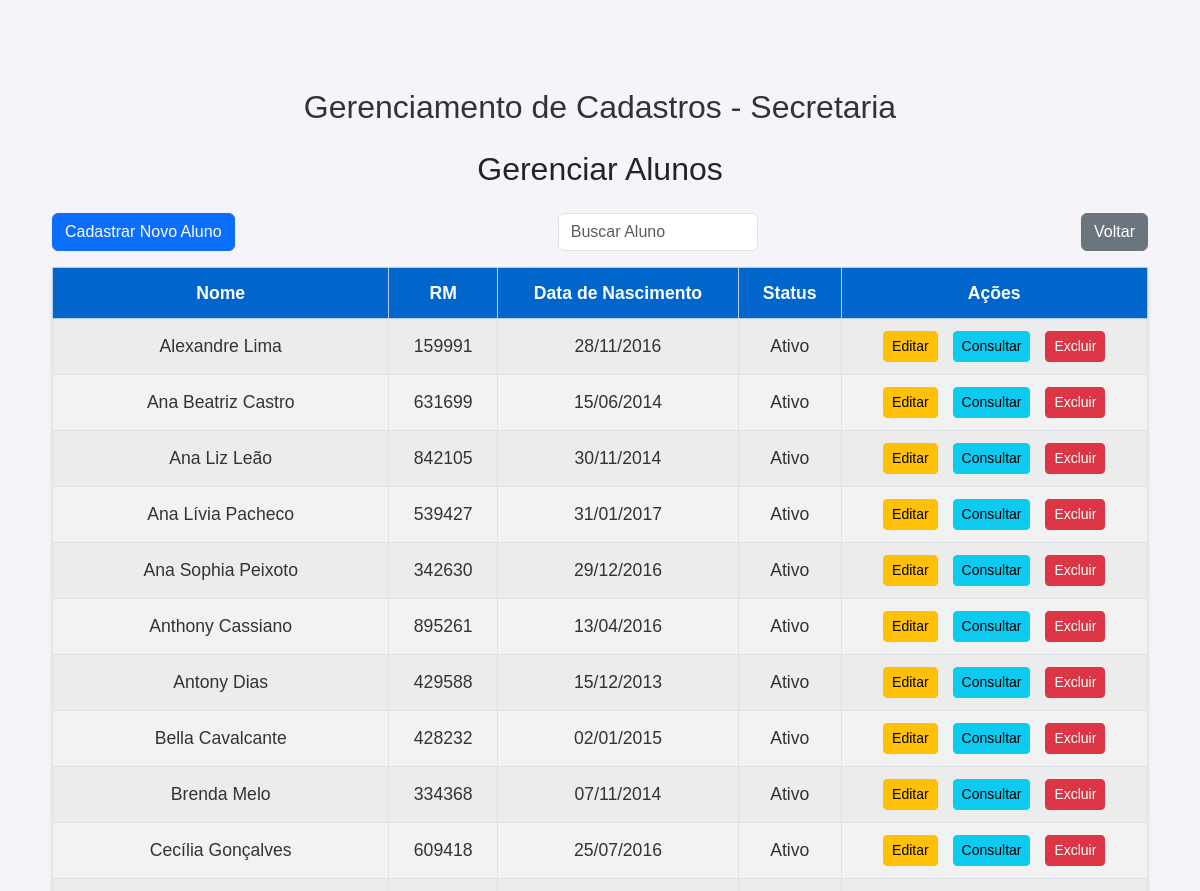
/alunos/ (upper part), run on an earlier commit of the app's database.
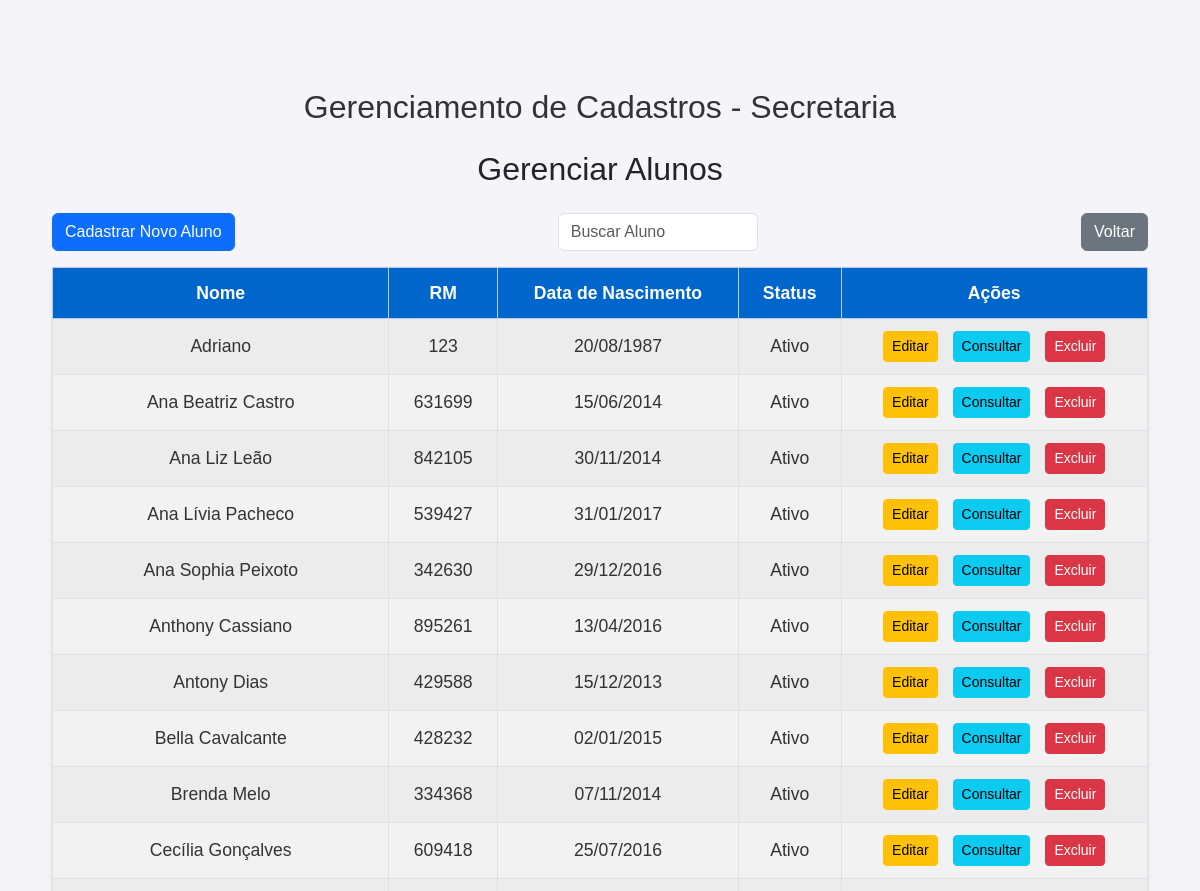
And on a later commit of the database.
### core/models.py (models this page shows, shortened)
class Aluno(models.Model):
    user = models.OneToOneField(User, on_delete=models.CASCADE, related_name='aluno_profile')
    nome = models.CharField(max_length=100)
    rm = models.CharField(max_length=20, unique=True)  # Registro de matrícula único
    ra_rg = models.CharField(max_length=20, blank=True, null=True)  # RA ou RG (opcional)
    data_nascimento = models.DateField()  # Data de nascimento do aluno
    status = models.CharField(
        max_length=11,
        choices=[('ativo', 'Ativo'), ('transferido', 'Transferido'), ('suplente', 'Suplente')],
        default='ativo'
    )
    email_responsavel = models.EmailField(max_length=100, blank=True, null=True)
    telefone_responsavel = models.CharField(max_length=15, blank=True, null=True)

### core/views.py (the view)
# urls.py: path('alunos/', views.gerenciar_alunos, name='gerenciar_alunos'),  # Gerenciar alunos
def gerenciar_alunos(request):
    query = request.GET.get('q', '')
    alunos = Aluno.objects.all()
    if query:
        alunos = alunos.filter(nome__icontains=query)
    alunos = alunos.order_by('nome')
    return render(request, 'core/gerenciar_alunos.html', {'alunos': alunos, 'query': query})

### core/templates/core/gerenciar_alunos.html (shortened to what this page needs)
{% load static %}
<!DOCTYPE html>
<html lang="pt-BR">
<head>
    <link href="https://cdn.jsdelivr.net/npm/bootstrap@5.3.0/dist/css/bootstrap.min.css" rel="stylesheet">
    <link rel="stylesheet" href="{% static 'css/estilos.css' %}">
</head>
<body>
    <div class="container mt-5">
        <h1 class="text-center mb-4">Gerenciamento de Cadastros - Secretaria</h1>
        <h2 class="text-center mb-4">Gerenciar Alunos</h2>
        <div class="d-flex justify-content-between mb-3">
            <a href="{% url 'cadastrar_aluno' %}" class="btn btn-primary">Cadastrar Novo Aluno</a>
            <input type="text" id="buscar_aluno" class="form-control" placeholder="Buscar Aluno" style="max-width: 200px;">
            <a href="{% url 'secretaria' %}" class="btn btn-secondary">Voltar</a>
        </div>
        <table class="table table-striped table-bordered table-custom" id="tabela_alunos">
            <thead class="table-primary">
                <tr>
                    <th>Nome</th>
                    <th>RM</th>
                    <th>Data de Nascimento</th>
                    <th>Status</th>
                    <th>Ações</th>
                </tr>
            </thead>
            <tbody>
                {% for aluno in alunos %}
                <tr class="aluno-row">
                    <td>{{ aluno.nome }}</td>
                    <td>{{ aluno.rm }}</td>
                    <td>{{ aluno.data_nascimento|date:"d/m/Y" }}</td>
                    <td>{{ aluno.get_status_display }}</td>
                    <td>
                        <a href="{% url 'editar_aluno' aluno.id %}" class="btn btn-warning btn-sm">Editar</a>
                        <a href="{% url 'consultar_aluno' aluno.id %}" class="btn btn-info btn-sm">Consultar</a>
                        <button class="btn btn-danger btn-sm" data-bs-toggle="modal" data-bs-target="#confirmDeleteModal{{ aluno.id }}">Excluir</button>
                    </td>
                </tr>
                {% endfor %}
            </tbody>
        </table>
    </div>
</body>
</html>

What changed in the data, as far as the page shows it:
removed Aluno: nome "Alexandre Lima", rm "159991", data_nascimento "28/11/2016", status "Ativo"
added Aluno: nome "Adriano", rm "123", data_nascimento "20/08/1987", status "Ativo"
